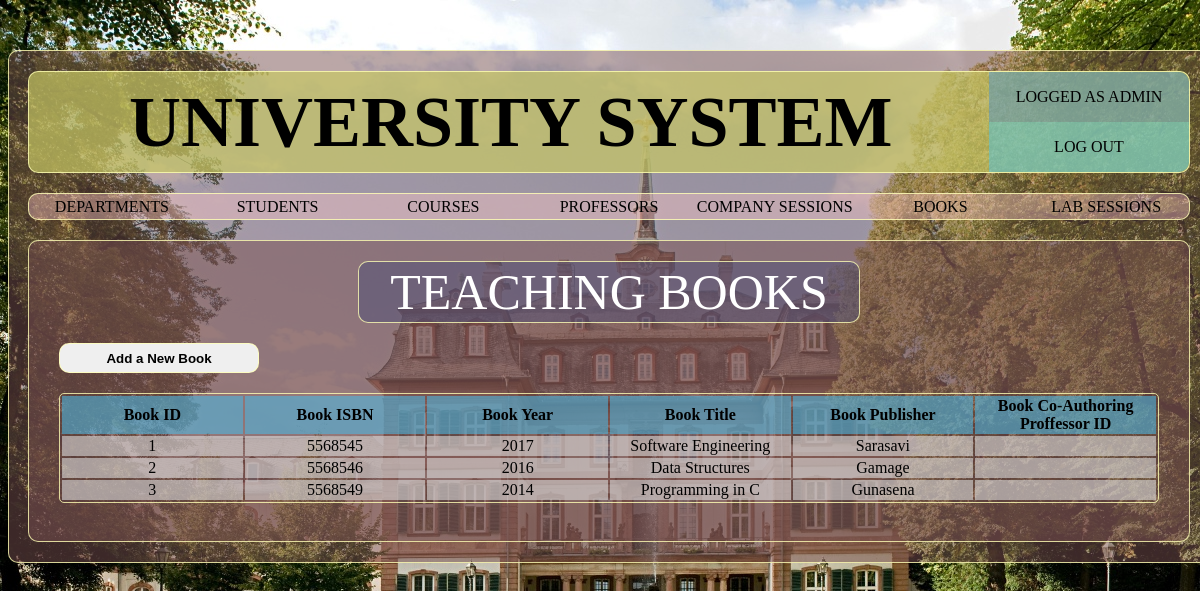
The app's page /pages/teachingbooks.php (signed in), older data.
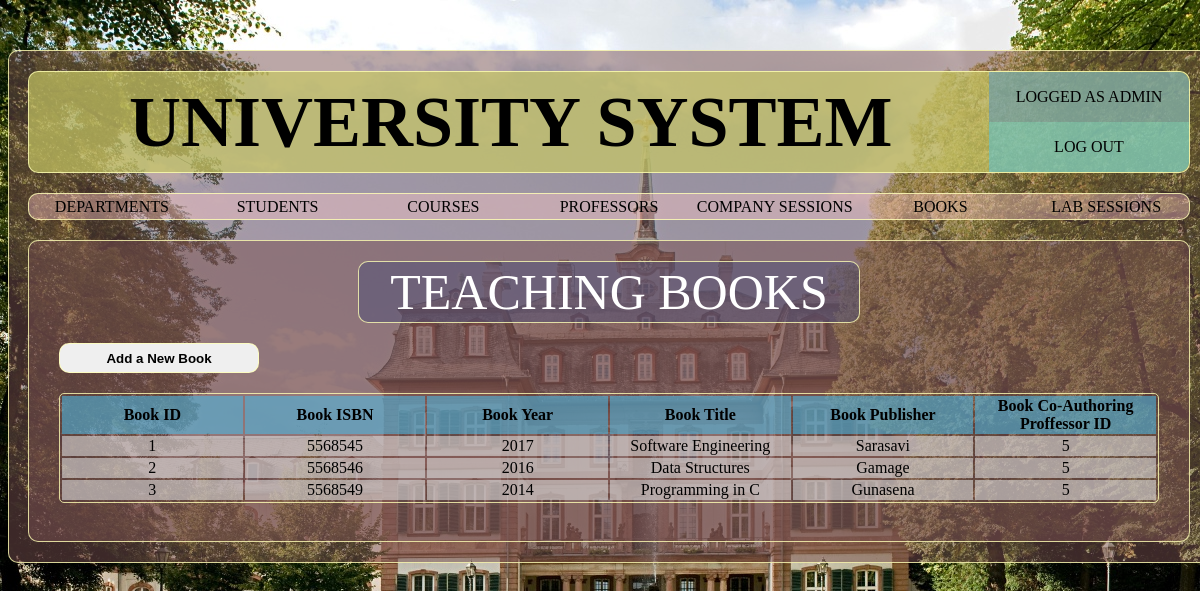
The same page, newer data.
### tables this page shows
CREATE TABLE `book` (
  `bookID` varchar(20) NOT NULL,
  `bookISBN` varchar(20) NOT NULL,
  `bookYear` int(5) NOT NULL,
  `bookTitle` varchar(100) NOT NULL,
  `bookPublisher` varchar(100) NOT NULL,
  `profID` varchar(20) DEFAULT NULL
);

### pages/teachingbooks.php (the view, shortened to what this page needs)
<?php
 require_once('layout/header.php');
?>
		<div class="container sub-page border-default">
			<div class="sub-page-box">
				<div class="container sub-page-title text-center border-default"> TEACHING BOOKS </div>
			</div>
			<div class="sub-page-box">
				<button name="add_new_book" class="sub-page-btn border-default" onclick="show_div()"> Add a New Book </button>
			</div>
			<div class="sub-page-box">
				<table class="container sub-page-table text-center">
					<tr>
                        <th>Book ID</th>
						<th>Book ISBN</th>
						<th>Book Year</th>
                        <th>Book Title</th>
						<th>Book Publisher</th>
						<th>Book Co-Authoring Proffessor ID</th>
					</tr>
                        <?php
                            require_once('../inc/config.php');
                            $query="SELECT * FROM book";
                        $userquery=mysqli_query($connection,$query);
                        if(mysqli_num_rows($userquery)>0){
                            while($row=mysqli_fetch_assoc($userquery)){
                                    echo "<tr><td>".$row['bookID']."</td>";
                                    echo "<td>".$row['bookISBN']."</td>";
                                    echo "<td>".$row['bookYear']."</td>";
                                    echo "<td>".$row['bookTitle']."</td>";
                                    echo "<td>".$row['bookPublisher']."</td>";
                                    echo "<td>".$row['profID']."</td></tr>";
                                }
                            }
                        ?>
				</table>
			</div>
		</div>
        </div>
</body>
</html>

Row changes from the older to the newer data that the page shows:
changed book "Software Engineering": profID (not shown) → "5"
changed book "Data Structures": profID (not shown) → "5"
changed book "Programming in C": profID (not shown) → "5"
